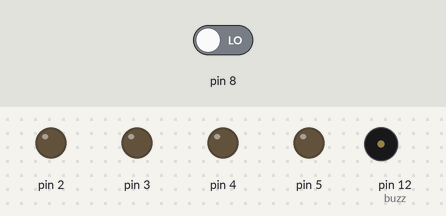
Recording of a sketch running on a simulated Arduino Uno, built with avr-gcc and run on an emulated ATmega328P. Shown: output pins drawn as LEDs (lit = HIGH), buzzer (waves = sounding). Dashed ring = blinking. The inputs (shaded band) are chosen by the test bench; at power-on: pin 8 LOW.

Above: at 1.2 s.
1.3 s: pin 8 driven HIGH
At 1.6 s:
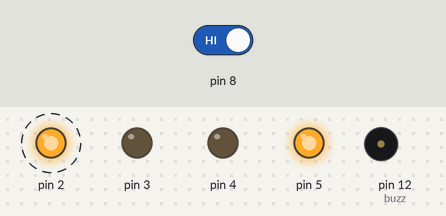
At 4.1 s:
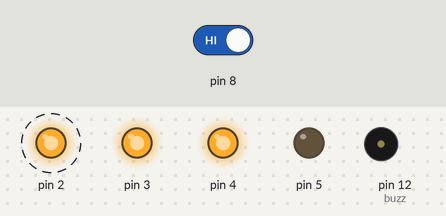
10.3 s: pin 8 driven LOW
At 11.6 s:
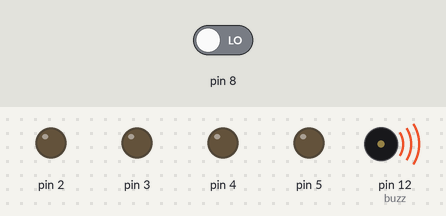
Timing chart, 0 to 13.8 s (numbered marks = the images above; inputs shaded):
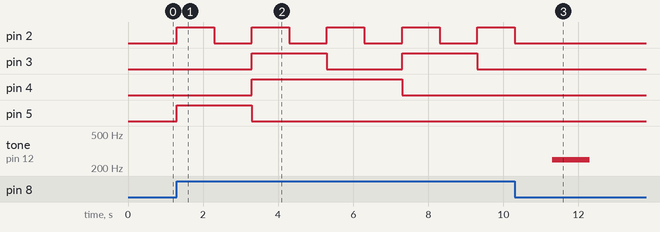

The sketch:

tercera_parte_5.ino
```cpp
/*
   Fundacion Kinal
   Centro educativo tecnico laboral kinal
   Quinto perito
   Quinto electronica
   Codigo Tecnico: EB5AV
   Curso: Taller de electronica digital y reparacion de computadoras I
   Proyecto: TERCERA PARTE PRACTICA 5.
   Dev: Carlos Santos
   Fecha: 28 de abril
*/
#define reles 6
int buzz = 12;
int Led_pin1 =(2);
int Led_pin2 =(3);
int Led_pin3 =(4);
int Led_pin4 =(5);
int interruptor_1 = (8);
int x = (0);

void setup()
{
pinMode (8, INPUT);
pinMode (2, OUTPUT);
pinMode (3, OUTPUT);
pinMode (4, OUTPUT);
pinMode (5, OUTPUT);
}

void loop()
{
  if (digitalRead (interruptor_1) == HIGH){
digitalWrite (2, HIGH);
digitalWrite (3, LOW);
digitalWrite (4, LOW);
digitalWrite (5, HIGH);
  delay(1000);
digitalWrite (2, LOW);
digitalWrite (3, LOW);
digitalWrite (4, LOW);
digitalWrite (5, HIGH);
  delay(1000);
digitalWrite (2, HIGH);
digitalWrite (3, HIGH);
digitalWrite (4, HIGH);
digitalWrite (5, LOW);
  delay(1000);
digitalWrite (2, LOW);
digitalWrite (3, HIGH);
digitalWrite (4, HIGH);
digitalWrite (5, LOW);
  delay(1000);
digitalWrite (2, HIGH);
digitalWrite (3, LOW);
digitalWrite (4, HIGH);
digitalWrite (5, LOW);
  delay(1000);
digitalWrite (2, LOW);
digitalWrite (3, LOW);
digitalWrite (4, HIGH);
digitalWrite (5, LOW);
  delay(1000);
digitalWrite (2, HIGH);
digitalWrite (3, HIGH);
digitalWrite (4, LOW);
digitalWrite (5, LOW);
  delay(1000);
digitalWrite (2, LOW);
digitalWrite (3, HIGH);
digitalWrite (4, LOW);
digitalWrite (5, LOW);
  delay(1000);
digitalWrite (2, HIGH);
digitalWrite (3, LOW);
digitalWrite (4, LOW);
digitalWrite (5, LOW);
  delay(1000);
digitalWrite (2, LOW);
digitalWrite (3, LOW);
digitalWrite (4, LOW);
digitalWrite (5, LOW);
  delay(1000);
tone(buzz,250, 1000);
  delay(550);
  digitalWrite(reles, HIGH);
   delay(500);
   noTone(buzz);
   delay(500);
   digitalWrite(reles, LOW);
  }

}
```

Measured:
- after the input at 1.3 s, pin 2: alternates HIGH for 1.0 s and LOW for 1.0 s, starting at once; pin 3: alternates HIGH for 2.0 s and LOW for 2.0 s, starting after 2.0 s; pin 4: LOW → HIGH after 2.0 s, → LOW 4.0 s later; pin 5: LOW → HIGH at once, → LOW 2.0 s later
- after the input at 10.3 s, pin 2: goes on until 10.3 s, then stays LOW; pin 3, pin 4: stays LOW (without the input it goes to HIGH after 4.6 s); pin 5: stays LOW (without the input it goes to HIGH after 2.6 s)
